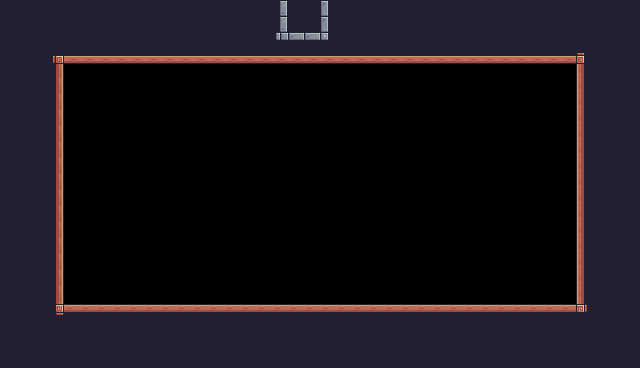

This is a level from a 2D game, rendered from its Tiled map with the project's own tilesets. A one-line summary and the complete map file follow:
An orthogonal 40x23 tile map with 16x16 px tiles, 1 tile layer (Background) and 9 objects (Square, Circle, Triangle, Spawn, Shapes).

<map version="1.8" tiledversion="1.8.0" orientation="orthogonal" renderorder="right-down" width="40" height="23" tilewidth="16" tileheight="16" infinite="0" nextlayerid="4" nextobjectid="10">
 <tileset firstgid="1" source="Pixel Adventure.tsx" />
 <layer id="1" name="Background" width="40" height="23">
  <properties>
   <property name="BackgroundColor" value="Gray" />
  </properties>
  <data encoding="csv">
24,24,24,24,24,24,24,24,24,24,24,24,24,24,24,24,24,25,24,24,23,24,24,24,24,24,24,24,24,24,24,24,24,24,24,24,24,24,24,24,
24,24,24,24,24,24,24,24,24,24,24,24,24,24,24,24,24,25,24,24,23,24,24,24,24,24,24,24,24,24,24,24,24,24,24,24,24,24,24,24,
24,24,24,24,24,24,24,24,24,24,24,24,24,24,24,24,24,26,2,2,27,24,24,24,24,24,24,24,24,24,24,24,24,24,24,24,24,24,24,24,
24,24,24,92,134,134,134,134,134,134,134,134,134,134,134,134,134,134,134,134,134,134,134,134,134,134,134,134,134,134,134,134,134,134,134,134,93,24,24,24,
24,24,24,113,0,0,0,0,0,0,0,0,0,0,0,0,0,0,0,0,0,0,0,0,0,0,0,0,0,0,0,0,0,0,0,0,111,24,24,24,
24,24,24,113,0,0,0,0,0,0,0,0,0,0,0,0,0,0,0,0,0,0,0,0,0,0,0,0,0,0,0,0,0,0,0,0,111,24,24,24,
24,24,24,113,0,0,0,0,0,0,0,0,0,0,0,0,0,0,0,0,0,0,0,0,0,0,0,0,0,0,0,0,0,0,0,0,111,24,24,24,
24,24,24,113,0,0,0,0,0,0,0,0,0,0,0,0,0,0,0,0,0,0,0,0,0,0,0,0,0,0,0,0,0,0,0,0,111,24,24,24,
24,24,24,113,0,0,0,0,0,0,0,0,0,0,0,0,0,0,0,0,0,0,0,0,0,0,0,0,0,0,0,0,0,0,0,0,111,24,24,24,
24,24,24,113,0,0,0,0,0,0,0,0,0,0,0,0,0,0,0,0,0,0,0,0,0,0,0,0,0,0,0,0,0,0,0,0,111,24,24,24,
24,24,24,113,0,0,0,0,0,0,0,0,0,0,0,0,0,0,0,0,0,0,0,0,0,0,0,0,0,0,0,0,0,0,0,0,111,24,24,24,
24,24,24,113,0,0,0,0,0,0,0,0,0,0,0,0,0,0,0,0,0,0,0,0,0,0,0,0,0,0,0,0,0,0,0,0,111,24,24,24,
24,24,24,113,0,0,0,0,0,0,0,0,0,0,0,0,0,0,0,0,0,0,0,0,0,0,0,0,0,0,0,0,0,0,0,0,111,24,24,24,
24,24,24,113,0,0,0,0,0,0,0,0,0,0,0,0,0,0,0,0,0,0,0,0,0,0,0,0,0,0,0,0,0,0,0,0,111,24,24,24,
24,24,24,113,0,0,0,0,0,0,0,0,0,0,0,0,0,0,0,0,0,0,0,0,0,0,0,0,0,0,0,0,0,0,0,0,111,24,24,24,
24,24,24,113,0,0,0,0,0,0,0,0,0,0,0,0,0,0,0,0,0,0,0,0,0,0,0,0,0,0,0,0,0,0,0,0,111,24,24,24,
24,24,24,113,0,0,0,0,0,0,0,0,0,0,0,0,0,0,0,0,0,0,0,0,0,0,0,0,0,0,0,0,0,0,0,0,111,24,24,24,
24,24,24,113,0,0,0,0,0,0,0,0,0,0,0,0,0,0,0,0,0,0,0,0,0,0,0,0,0,0,0,0,0,0,0,0,111,24,24,24,
24,24,24,113,0,0,0,0,0,0,0,0,0,0,0,0,0,0,0,0,0,0,0,0,0,0,0,0,0,0,0,0,0,0,0,0,111,24,24,24,
24,24,24,114,90,90,90,90,90,90,90,90,90,90,90,90,90,90,90,90,90,90,90,90,90,90,90,90,90,90,90,90,90,90,90,90,115,24,24,24,
24,24,24,112,24,24,24,24,24,24,24,24,24,24,24,24,24,24,24,24,24,24,24,24,24,24,24,24,24,24,24,24,24,24,24,24,24,24,24,24,
24,24,24,24,24,24,24,24,24,24,24,24,24,24,24,24,24,24,24,24,24,24,24,24,24,24,24,24,24,24,24,24,24,24,24,24,24,24,24,24,
24,24,24,24,24,24,24,24,24,24,24,24,24,24,24,24,24,24,24,24,24,24,24,24,24,24,24,24,24,24,24,24,24,24,24,24,24,24,24,24
</data>
 </layer>
 <objectgroup id="2" name="Collisions">
  <object id="1" x="48" y="64" width="16" height="240" />
  <object id="2" x="48" y="48" width="544" height="16" />
  <object id="3" x="576" y="64" width="16" height="256" />
  <object id="4" x="48" y="304" width="528" height="16" />
 </objectgroup>
 <objectgroup id="3" name="Spawnpoints">
  <object id="5" name="Square" type="Square" x="96" y="336" width="32" height="32" />
  <object id="6" name="Circle" type="Circle" x="288" y="336" width="32" height="32" />
  <object id="7" name="Triangle" type="Triangle" x="432" y="336" width="32" height="32" />
  <object id="8" name="Spawn" type="Spawn" x="288" y="0" width="32" height="32" />
  <object id="9" name="Shapes" type="Shapes" x="128" y="112" width="390" height="140" />
 </objectgroup>
</map>
